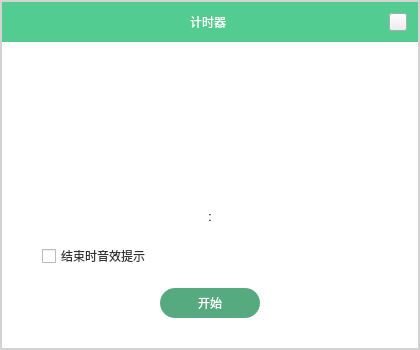
<?xml version="1.0" encoding="UTF-8"?>
<ui version="4.0">
 <class>TimerWdg</class>
 <widget class="QWidget" name="TimerWdg">
  <property name="geometry">
   <rect>
    <x>0</x>
    <y>0</y>
    <width>420</width>
    <height>350</height>
   </rect>
  </property>
  <property name="minimumSize">
   <size>
    <width>420</width>
    <height>350</height>
   </size>
  </property>
  <property name="maximumSize">
   <size>
    <width>420</width>
    <height>350</height>
   </size>
  </property>
  <property name="windowTitle">
   <string>TimerWdg</string>
  </property>
  <property name="styleSheet">
   <string notr="true">QWidget#TimerWdg{
	background-color: rgb(211, 211, 211);
}	</string>
  </property>
  <layout class="QGridLayout" name="gridLayout">
   <property name="leftMargin">
    <number>1</number>
   </property>
   <property name="topMargin">
    <number>1</number>
   </property>
   <property name="rightMargin">
    <number>1</number>
   </property>
   <property name="bottomMargin">
    <number>1</number>
   </property>
   <property name="spacing">
    <number>0</number>
   </property>
   <item row="0" column="0">
    <widget class="QWidget" name="rightWdg" native="true">
     <property name="styleSheet">
      <string notr="true">
QWidget#rightWdg{
background-color: rgb(255, 255, 255);
 border:1px solid rgb(211,211,211);
}
</string>
     </property>
     <layout class="QVBoxLayout" name="verticalLayout_2">
      <property name="spacing">
       <number>0</number>
      </property>
      <property name="leftMargin">
       <number>1</number>
      </property>
      <property name="topMargin">
       <number>1</number>
      </property>
      <property name="rightMargin">
       <number>1</number>
      </property>
      <property name="bottomMargin">
       <number>1</number>
      </property>
      <item>
       <widget class="CWidget" name="widgetRT" native="true">
        <property name="minimumSize">
         <size>
          <width>0</width>
          <height>40</height>
         </size>
        </property>
        <property name="maximumSize">
         <size>
          <width>16777215</width>
          <height>40</height>
         </size>
        </property>
        <property name="styleSheet">
         <string notr="true">#widgetRT
{
background-color: rgb(82, 204, 144);
}
 </string>
        </property>
        <layout class="QHBoxLayout" name="horizontalLayout">
         <property name="spacing">
          <number>0</number>
         </property>
         <property name="leftMargin">
          <number>9</number>
         </property>
         <property name="topMargin">
          <number>0</number>
         </property>
         <property name="bottomMargin">
          <number>0</number>
         </property>
         <item>
          <widget class="QLabel" name="label_3">
           <property name="minimumSize">
            <size>
             <width>16</width>
             <height>0</height>
            </size>
           </property>
           <property name="maximumSize">
            <size>
             <width>16</width>
             <height>16777215</height>
            </size>
           </property>
           <property name="text">
            <string/>
           </property>
          </widget>
         </item>
         <item>
          <widget class="QLabel" name="label">
           <property name="styleSheet">
            <string notr="true">color: rgb(255, 255, 255);
font: 16px &quot;微软雅黑&quot;;</string>
           </property>
           <property name="text">
            <string>计时器</string>
           </property>
           <property name="alignment">
            <set>Qt::AlignCenter</set>
           </property>
          </widget>
         </item>
         <item>
          <widget class="QPushButton" name="pushButton_close">
           <property name="minimumSize">
            <size>
             <width>18</width>
             <height>18</height>
            </size>
           </property>
           <property name="maximumSize">
            <size>
             <width>18</width>
             <height>18</height>
            </size>
           </property>
           <property name="styleSheet">
            <string notr="true">QPushButton{	
	border-image: url(:/Login/img/Login/close_green_Normal.png);
}

QPushButton:hover{		
	border-image: url(:/Login/img/Login/close_green_Click.png);
}

QPushButton:pressed{
	border-image: url(:/Login/img/Login/close_green_Normal.png);
}

QPussButton:disable{
	border-image: url(:/Login/img/Login/close_green_Normal.png);
}</string>
           </property>
           <property name="text">
            <string/>
           </property>
          </widget>
         </item>
        </layout>
       </widget>
      </item>
      <item>
       <widget class="QWidget" name="endWdg" native="true">
        <property name="sizePolicy">
         <sizepolicy hsizetype="Expanding" vsizetype="Expanding">
          <horstretch>0</horstretch>
          <verstretch>0</verstretch>
         </sizepolicy>
        </property>
        <property name="styleSheet">
         <string notr="true">border-image: url(:/widget/img/widget/EndOfCountdown.png);</string>
        </property>
       </widget>
      </item>
      <item>
       <widget class="CWidget" name="CountdownWdg" native="true">
        <property name="styleSheet">
         <string notr="true">
QWidget#CountdownWdg{
background-color: rgb(255, 255, 255);
}</string>
        </property>
        <layout class="QVBoxLayout" name="verticalLayout">
         <property name="spacing">
          <number>0</number>
         </property>
         <property name="leftMargin">
          <number>0</number>
         </property>
         <property name="topMargin">
          <number>0</number>
         </property>
         <property name="rightMargin">
          <number>0</number>
         </property>
         <property name="bottomMargin">
          <number>0</number>
         </property>
         <item>
          <layout class="QHBoxLayout" name="horizontalLayout_2">
           <property name="spacing">
            <number>0</number>
           </property>
           <property name="leftMargin">
            <number>30</number>
           </property>
           <property name="topMargin">
            <number>30</number>
           </property>
           <property name="rightMargin">
            <number>30</number>
           </property>
           <property name="bottomMargin">
            <number>20</number>
           </property>
           <item>
            <widget class="NumWdg" name="widget_minLeft" native="true">
             <property name="sizePolicy">
              <sizepolicy hsizetype="Preferred" vsizetype="Expanding">
               <horstretch>0</horstretch>
               <verstretch>0</verstretch>
              </sizepolicy>
             </property>
             <property name="maximumSize">
              <size>
               <width>78</width>
               <height>149</height>
              </size>
             </property>
            </widget>
           </item>
           <item>
            <widget class="NumWdg" name="widget_minRight" native="true">
             <property name="sizePolicy">
              <sizepolicy hsizetype="Preferred" vsizetype="Expanding">
               <horstretch>0</horstretch>
               <verstretch>0</verstretch>
              </sizepolicy>
             </property>
             <property name="maximumSize">
              <size>
               <width>78</width>
               <height>149</height>
              </size>
             </property>
            </widget>
           </item>
           <item>
            <widget class="QLabel" name="label_2">
             <property name="sizePolicy">
              <sizepolicy hsizetype="Preferred" vsizetype="Expanding">
               <horstretch>0</horstretch>
               <verstretch>0</verstretch>
              </sizepolicy>
             </property>
             <property name="minimumSize">
              <size>
               <width>20</width>
               <height>0</height>
              </size>
             </property>
             <property name="maximumSize">
              <size>
               <width>20</width>
               <height>16777215</height>
              </size>
             </property>
             <property name="styleSheet">
              <string notr="true">font: 74px &quot;微软雅黑&quot;;</string>
             </property>
             <property name="text">
              <string>:</string>
             </property>
             <property name="alignment">
              <set>Qt::AlignCenter</set>
             </property>
            </widget>
           </item>
           <item>
            <widget class="NumWdg" name="widget_SecondLeft" native="true">
             <property name="sizePolicy">
              <sizepolicy hsizetype="Preferred" vsizetype="Expanding">
               <horstretch>0</horstretch>
               <verstretch>0</verstretch>
              </sizepolicy>
             </property>
             <property name="maximumSize">
              <size>
               <width>78</width>
               <height>149</height>
              </size>
             </property>
            </widget>
           </item>
           <item>
            <widget class="NumWdg" name="widget_SecondRight" native="true">
             <property name="sizePolicy">
              <sizepolicy hsizetype="Preferred" vsizetype="Expanding">
               <horstretch>0</horstretch>
               <verstretch>0</verstretch>
              </sizepolicy>
             </property>
             <property name="maximumSize">
              <size>
               <width>78</width>
               <height>149</height>
              </size>
             </property>
            </widget>
           </item>
          </layout>
         </item>
         <item>
          <layout class="QHBoxLayout" name="horizontalLayout_3">
           <property name="spacing">
            <number>0</number>
           </property>
           <property name="leftMargin">
            <number>40</number>
           </property>
           <item>
            <widget class="QCheckBox" name="checkBox">
             <property name="styleSheet">
              <string notr="true">QCheckBox::indicator:checked {
	image: url(:/setting/img/setting/checkBox_select.png);
}


QCheckBox::indicator:unchecked {
	image: url(:/setting/img/setting/checkBox_null.png);
}


QCheckBox{
color: rgb(51, 51, 51);
font: 12px &quot;微软雅黑&quot;;
}
 </string>
             </property>
             <property name="text">
              <string>结束时音效提示</string>
             </property>
            </widget>
           </item>
          </layout>
         </item>
         <item>
          <layout class="QHBoxLayout" name="horizontalLayout_4">
           <property name="spacing">
            <number>0</number>
           </property>
           <property name="topMargin">
            <number>20</number>
           </property>
           <property name="rightMargin">
            <number>0</number>
           </property>
           <property name="bottomMargin">
            <number>30</number>
           </property>
           <item>
            <spacer name="horizontalSpacer_3">
             <property name="orientation">
              <enum>Qt::Horizontal</enum>
             </property>
             <property name="sizeType">
              <enum>QSizePolicy::Preferred</enum>
             </property>
             <property name="sizeHint" stdset="0">
              <size>
               <width>2</width>
               <height>2</height>
              </size>
             </property>
            </spacer>
           </item>
           <item>
            <widget class="QPushButton" name="pushButton_start">
             <property name="minimumSize">
              <size>
               <width>100</width>
               <height>30</height>
              </size>
             </property>
             <property name="maximumSize">
              <size>
               <width>100</width>
               <height>30</height>
              </size>
             </property>
             <property name="styleSheet">
              <string notr="true">QPushButton#pushButton_start{
border-top-left-radius : 15px; 
border-top-right-radius : 15px; 
border-bottom-left-radius : 15px; 
border-bottom-right-radius : 15px; 
background-color: rgb(85, 170, 127);
font: 10pt &quot;微软雅黑&quot;;
color: rgb(255, 255, 255);
}


QPushButton#pushButton_start:hover{
border-top-left-radius : 15px; 
border-top-right-radius : 15px; 
border-bottom-left-radius : 15px; 
border-bottom-right-radius : 15px; 
background-color: rgb(66, 198, 97);
font: 10pt &quot;微软雅黑&quot;;
color: rgb(255, 255, 255);
}</string>
             </property>
             <property name="text">
              <string>开始</string>
             </property>
            </widget>
           </item>
           <item>
            <spacer name="horizontalSpacer_4">
             <property name="orientation">
              <enum>Qt::Horizontal</enum>
             </property>
             <property name="sizeType">
              <enum>QSizePolicy::Preferred</enum>
             </property>
             <property name="sizeHint" stdset="0">
              <size>
               <width>2</width>
               <height>2</height>
              </size>
             </property>
            </spacer>
           </item>
          </layout>
         </item>
        </layout>
       </widget>
      </item>
     </layout>
    </widget>
   </item>
  </layout>
 </widget>
 <layoutdefault spacing="6" margin="11"/>
 <customwidgets>
  <customwidget>
   <class>CWidget</class>
   <extends>QWidget</extends>
   <header location="global">cwidget.h</header>
   <container>1</container>
  </customwidget>
  <customwidget>
   <class>NumWdg</class>
   <extends>QWidget</extends>
   <header location="global">NumWdg.h</header>
   <container>1</container>
  </customwidget>
 </customwidgets>
 <resources>
  <include location="../../VLive/VLive.qrc"/>
 </resources>
 <connections/>
</ui>
